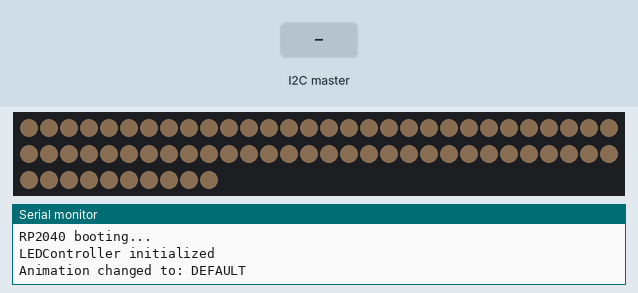
A sketch run on a simulated Raspberry Pi Pico. Shown: 70 RGB LEDs in strip order, left to right, continuing on the next row, the last lines printed to the serial monitor. The test bench sets the inputs (shaded band). Dim RGB values are drawn brighter than linear; random numbers use the default seed unless the sketch sets one.

Above: at 2.0 s.
2.1 s: the I2C master sends the byte 1
At 2.8 s:
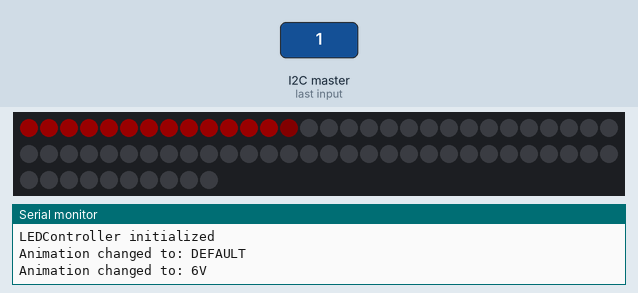
3.7 s: the I2C master sends the byte 2
At 4.13 s:
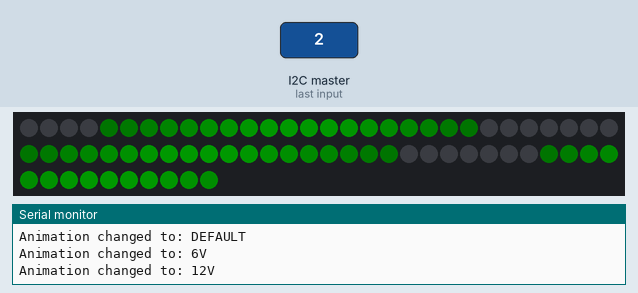
Timing chart, 0 to 6.7 s (numbered marks = the images above; inputs shaded):
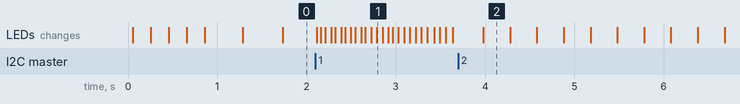

The sketch:

rp2040.ino
```cpp
#include <Wire.h>
#include "LEDController.h"
#include "Config.h"

LEDController ledController;

volatile uint8_t currentAnimation = 0xFF;
volatile bool gotNewCommand = false;
uint8_t animation = 0xFF;
uint8_t lastPlayedAnimation = 0xFF;  // Track last animation to detect changes
unsigned long animationEndTimestamp = 0;

void receiveEvent(int numBytes) {
  if (numBytes <= 0) return;
  uint8_t cmd = Wire.read();
  if (cmd == config::CMD_6V_ANIMATION || cmd == config::CMD_12V_ANIMATION || cmd == config::CMD_16V_ANIMATION || cmd == config::CMD_WRONG_ANIMATION) {
    currentAnimation = cmd;
    gotNewCommand = true;
  } else if (cmd == config::CMD_DEFAULT_ANIMATION) {
    currentAnimation = cmd;
  }
  while (Wire.available()) {
    Wire.read();
  }
}

void setup() {
  Serial.begin(115200);
  delay(50);
  Serial.println("RP2040 booting...");

  Wire.begin(config::LED_CONTROLLER_ADDR);
  Wire.onReceive(receiveEvent);

  ledController.initialize();
  Serial.println("LEDController initialized");
}

void loop() {
  // check if we got a new command to process
  if (gotNewCommand) {
    gotNewCommand = false;
    animationEndTimestamp = millis() + config::ANIMATION_DURATION_MS;
    noInterrupts();
    animation = currentAnimation;
    interrupts();
  }

  // determine which animation to play (default or 6V,12V,16V for specified amnt of time)
  uint8_t activeAnimation;
  if (animationEndTimestamp != 0 && millis() < animationEndTimestamp) {
    // special animation timer is active and has not expired yet
    activeAnimation = animation;
  } else {
    // timer expired or no special animation - play default animation
    if (animationEndTimestamp != 0) {
      animationEndTimestamp = 0;
    }
    activeAnimation = config::CMD_DEFAULT_ANIMATION;
  }

  // Print debug message only when animation changes
  if (activeAnimation != lastPlayedAnimation) {
    Serial.print("Animation changed to: ");
    switch (activeAnimation) {
      case config::CMD_DEFAULT_ANIMATION:
        Serial.println("DEFAULT");
        break;
      case config::CMD_6V_ANIMATION:
        Serial.println("6V");
        break;
      case config::CMD_12V_ANIMATION:
        Serial.println("12V");
        break;
      case config::CMD_16V_ANIMATION:
        Serial.println("16V");
        break;
      default:
        Serial.print("UNKNOWN (");
        Serial.print(activeAnimation);
        Serial.println(")");
        break;
    }
    lastPlayedAnimation = activeAnimation;
  }

  ledController.update(activeAnimation);
}
```

LEDController.cpp
```cpp
#include "LEDController.h"
#include "Config.h"
#include <Arduino.h>
#include <FastLED.h>

namespace led {
CRGB leds[config::NUM_LEDS];
}

void LEDController::initialize() {
  FastLED.addLeds<WS2815, config::LED_DATA_PIN, GRB>(led::leds, numLEDs);
  FastLED.setBrightness((255UL * brightness) / 100UL);

  // brief startup sequence
  fill_solid(led::leds, numLEDs, CRGB::Red);
  FastLED.show();
  delay(200);
  fill_solid(led::leds, numLEDs, CRGB::Green);
  FastLED.show();
  delay(200);
  fill_solid(led::leds, numLEDs, CRGB::Blue);
  FastLED.show();
  delay(200);
  fill_solid(led::leds, numLEDs, CRGB::White);
  FastLED.show();
  delay(200);
  fill_solid(led::leds, numLEDs, CRGB::Black);
  FastLED.show();

  randomSeed(millis());
}

void LEDController::update(uint8_t animationMode) {
  unsigned long now = millis();
  if (now - lastFrameTime < (1000 / FPS)) {
    return;
  };
  lastFrameTime = now;

  switch (animationMode) {
  case config::CMD_6V_ANIMATION:
    stepAnimation6V();
    break;
  case config::CMD_12V_ANIMATION:
    stepAnimation12V();
    break;
  case config::CMD_16V_ANIMATION:
    stepAnimation16V();
    break;
  case config::CMD_DEFAULT_ANIMATION:
    stepAnimationDefault();
    break;
  case config::CMD_WRONG_ANIMATION:
    stepAnimationWrong();
    break;
  }

  FastLED.show();
}

// ---------------------------------------------------------
// 6V animation: rising and falling red "energy" bar
// ---------------------------------------------------------
void LEDController::stepAnimation6V() {
  fill_solid(led::leds, config::NUM_LEDS, CRGB::Black);

  const int maxPos = config::NUM_LEDS / 2;
  float speed = (redBarDir == 1)
                    ? 0.1f + (1.0f - redBarPos / float(config::NUM_LEDS)) *
                                 0.2f // slows near top
                    : 0.3f + (redBarPos / float(config::NUM_LEDS)) *
                                 0.4f; // speeds near bottom

  redBarPos += redBarDir * speed;

  if (redBarPos >= maxPos) {
    redBarPos = maxPos;
    redBarDir = -1;
  } else if (redBarPos <= 0) {
    redBarPos = 0;
    redBarDir = 1;
  }

  int barTop = int(redBarPos);
  for (int i = 0; i <= barTop && i < config::NUM_LEDS; i++) {
    led::leds[i] = CRGB::Red;
  }

  if (barTop + 1 < config::NUM_LEDS) {
    led::leds[barTop + 1] = CRGB(64, 0, 0);
  }
}

// ---------------------------------------------------------
// 12V animation: smooth electron flow (in green)
// ---------------------------------------------------------
void LEDController::stepAnimation12V() {
  for (int i = 0; i < numLEDs; i++) {
    uint8_t wave = sin8(i * 10 + electronOffset);
    led::leds[i] = CHSV(96, 255, wave); // green hue
  }
  electronOffset -= 4;
}

// ---------------------------------------------------------
// 16V animation: blue sparks (arcing)
// ---------------------------------------------------------
void LEDController::stepAnimation16V() {
  fadeToBlackBy(led::leds, numLEDs, 80);

  // random bursts
  if (random8() < 40) {
    int sparks = random(1, 5);
    for (int i = 0; i < sparks; i++) {
      int pos = random(numLEDs);
      uint8_t hue = 160 + random8(10);
      uint8_t intensity = random8(180, 255);
      led::leds[pos] = CHSV(hue, 200, intensity);
    }
  }

  // occasional bright arc flash
  if (random8() < 4) {
    int flashPos = random(numLEDs);
    for (int i = -2; i <= 2; i++) {
      int p = flashPos + i;
      if (p >= 0 && p < numLEDs)
        led::leds[p] += CHSV(180, 100, 255);
    }
  }

  // dim background glow
  for (int i = 0; i < numLEDs; i++) {
    if (led::leds[i].getAverageLight() < 10)
      led::leds[i] = CRGB(0, 0, 5);
  }
}

// ---------------------------------------------------------
// Wrong animation: full strip glows red
// ---------------------------------------------------------
void LEDController::stepAnimationWrong() {
  unsigned long now = millis();

  // Slower breathing cycle: one full cycle about every 3 seconds
  float t = now / 3000.0f; // adjust denominator for slower/faster breathing

  // Compute smooth sine wave brightness between 0.0–1.0
  float breathe = (sin(t * TWO_PI) + 1.0f) / 2.0f; // range 0–1

  // Map to brightness range (e.g., 40–255 for soft breathing)
  uint8_t brightness = 40 + (uint8_t)(breathe * 215);

  // Fill strip with red at the current brightness
  fill_solid(led::leds, config::NUM_LEDS, CRGB::Red);
  fadeToBlackBy(led::leds, config::NUM_LEDS, 255 - brightness);
}

// ---------------------------------------------------------
// Default animation
// ---------------------------------------------------------
void LEDController::stepAnimationDefault() {
  unsigned long now = millis();

  // clear green strip in default mode
  fill_solid(led::leds, config::NUM_LEDS, CRGB::Black);

  // rainbow effect on red strip
  fill_solid(led::leds, config::NUM_LEDS, CHSV(hue, 80, 180));
  hue += 0.5; // Increment hue for rainbow cycling

  FastLED.show();
}
```

LEDController.h
```cpp
#ifndef LED_CONTROLLER_H
#define LED_CONTROLLER_H

#include "Config.h"
#include <Arduino.h>
#include <FastLED.h>

namespace led {
extern CRGB leds[config::NUM_LEDS];
}

class LEDController {
public:
  LEDController(uint8_t num = config::NUM_LEDS,
                uint8_t brightness = config::LED_BRIGHTNESS,
                uint16_t fps = config::FPS)
      : numLEDs(num), brightness(brightness), FPS(fps) {};
  void initialize();
  void update(uint8_t animationMode);

private:
  void stepAnimation6V();
  void stepAnimation12V();
  void stepAnimation16V();
  void stepAnimationWrong();
  void stepAnimationDefault();

  uint8_t numLEDs;
  uint8_t brightness;

  // shared timing
  const uint16_t FPS;
  unsigned long lastFrameTime = 0;

  // animation states
  const int maxRedBarPos = numLEDs / 2;
  float redBarPos = 0.0f;
  int8_t redBarDir = 1;
  int8_t electronOffset = 0;
  float hue = 0.0f;
};

#endif
```

Config.h
```cpp
#pragma once
/**
 * Config.h
 *
 * Centralized configuration constants used by the Toy Car (MKRZero) system
 * firmware
 *
 * - make sure to `#include "Config.h"` then use config::XXXXX throughout the
 * projects for no magic numbers
 * - units are encoded in the name (e.g. _MS, _US)
 */

#include <Arduino.h>

namespace config {
static constexpr uint16_t NUM_LEDS = 70;
static constexpr uint8_t LED_DATA_PIN = D1;
static constexpr uint16_t LED_BRIGHTNESS = 10; // as a percentage (%)
static constexpr unsigned long ANIMATION_DURATION_MS = 5000; // 5 seconds
static constexpr uint16_t FPS = 60; // target frames per second of animation

static constexpr uint8_t LED_CONTROLLER_ADDR = 0x20;

static constexpr uint8_t CMD_6V_ANIMATION = 0x01;
static constexpr uint8_t CMD_12V_ANIMATION = 0x02;
static constexpr uint8_t CMD_16V_ANIMATION = 0x03;
static constexpr uint8_t CMD_DEFAULT_ANIMATION = 0x04;
static constexpr uint8_t CMD_WRONG_ANIMATION = 0x05;

} // namespace config
```
